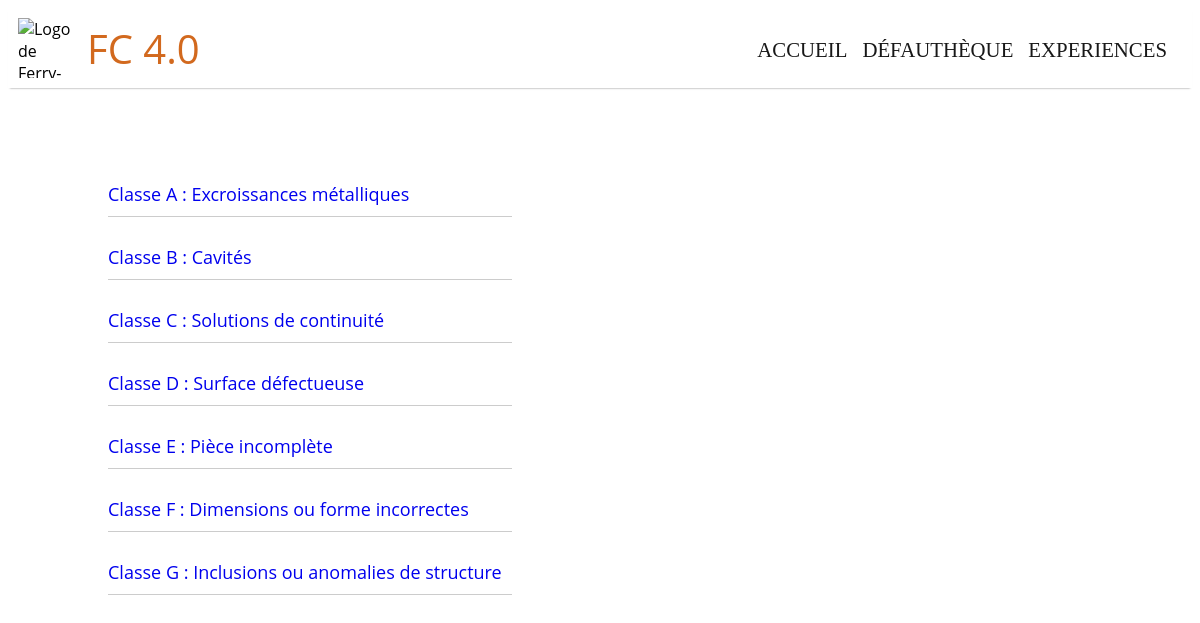
/Webfautheque/Arborescence/, run on the app's committed database.
### Webfautheque/models.py (models this page shows, shortened)
class Classe(models.Model):
    classe_idperso = models.CharField('Classe', max_length=1)
    classe_nom = models.CharField('Intitulé', max_length=200)

### Webfautheque/views.py (the view)
def page_arborescence_defautheque(request):
    classes_list = Classe.objects.all()
    context = {'classes_list': classes_list, }
    return render(request, 'Webfautheque/arborescence.html', context)

### templates/Webfautheque/arborescence.html (shortened to what this page needs)
<!DOCTYPE html>
<html lang="fr">
{% extends "Webfautheque/base.html" %}
{% load static %}
{% block content %}
<link rel="stylesheet" type="text/css" href="{% static 'css/classe_groupe.css' %}"/>
<div class="list_classe">
    <ul>
        {% for classe in classes_list %}
            <li><a href="/Webfautheque/{{ classe.classe_idperso }}">Classe {{ classe.classe_idperso }}
                : {{ classe.classe_nom }}</a></li>
        {% endfor %}
    </ul>
</div>
{% endblock %}

### static/css/header.css (style rules this page uses)
body { font-family: "Open Sans", sans-serif; }
a { text-decoration: none; }

### static/css/classe_groupe.css (style rules this page uses)
.list_classe, .list_groupes, .list_sous_groupes { display: flex; align-items: center; margin-left: 60px; margin-top:50px; }
.list_classe li, .list_groupes li, .list_sous_groupes li { display: flex; justify-content: space-between; align-items: center; padding: 10px; padding-left: 0px; border-bottom: 1px solid #ccc; font-size: 18px; }
a { margin-top: 18px; }

### data on the page
Classe: classe_idperso "A", classe_nom "Excroissances métalliques"
Classe: classe_idperso "B", classe_nom "Cavités"
Classe: classe_idperso "C", classe_nom "Solutions de continuité"
Classe: classe_idperso "D", classe_nom "Surface défectueuse"
Classe: classe_idperso "E", classe_nom "Pièce incomplète"
Classe: classe_idperso "F", classe_nom "Dimensions ou forme incorrectes"
Classe: classe_idperso "G", classe_nom "Inclusions ou anomalies de structure"
